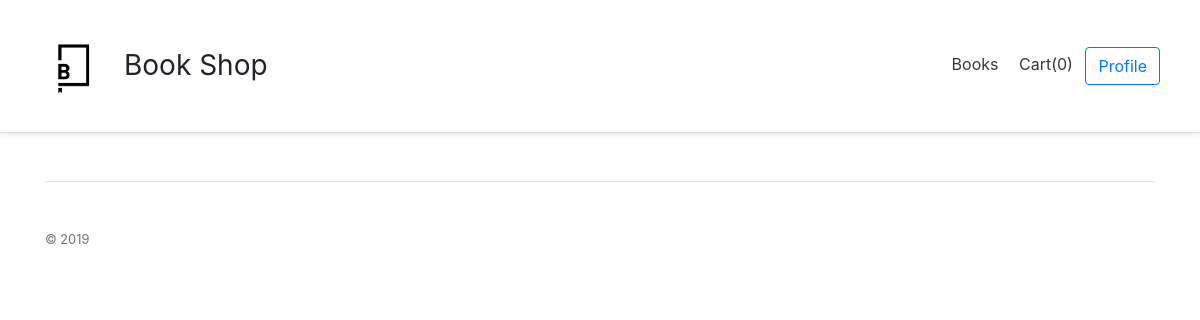
The app's page /profile (signed in), older data.
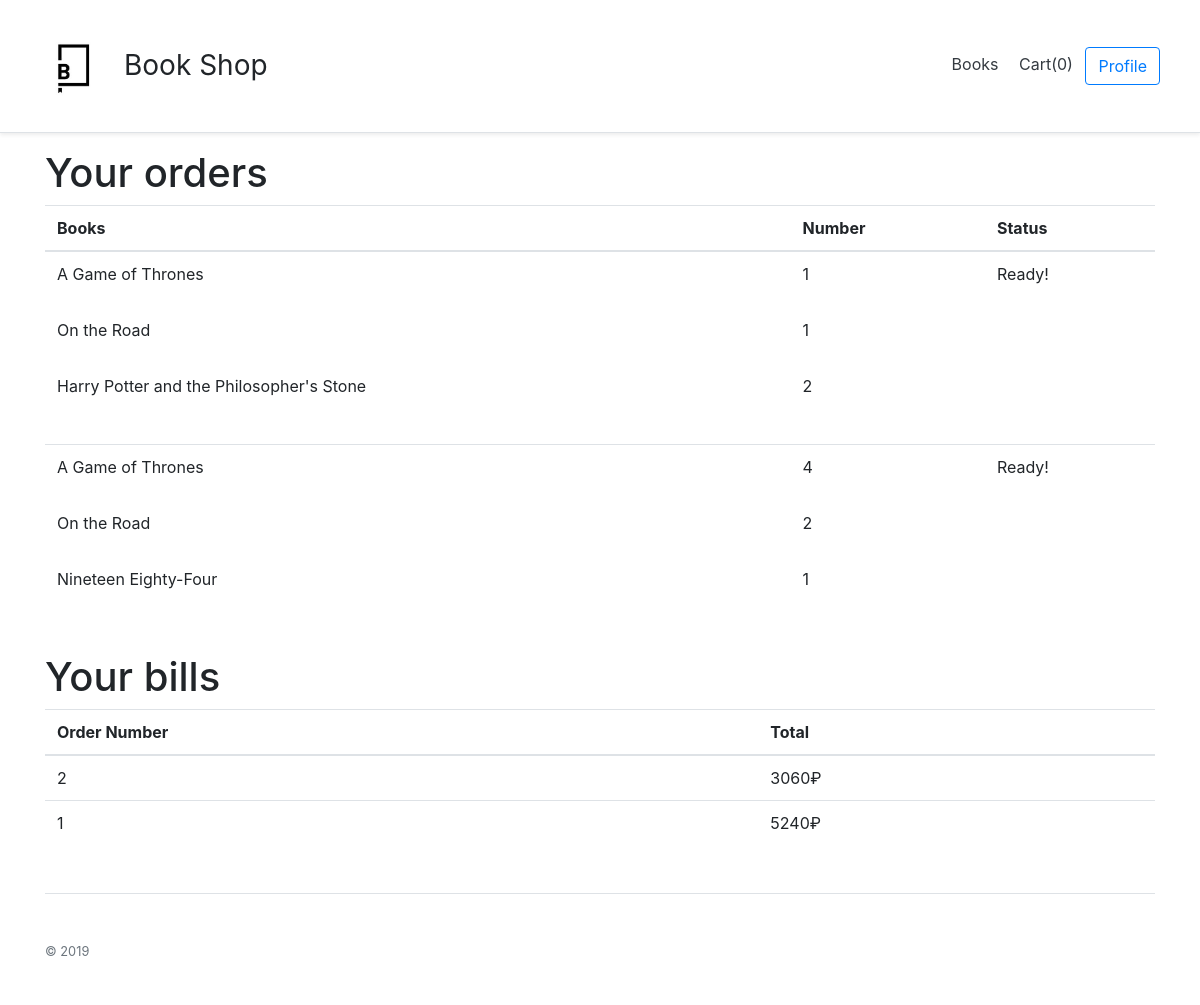
The same page, newer data.
### app/models.py (models this page shows)
class OrderCbooks(db.Model):
    __tablename__ = 'OrderCustomerBooks'
    OrderCId = db.Column(db.Integer, ForeignKey("orderCustomer.id"), primary_key=True)
    BookId = db.Column(db.Integer, ForeignKey("books.id"), primary_key=True)
    numberOfBooks = db.Column( db.Integer)
    book = db.relationship("Book", back_populates="customerOrder")
    order = db.relationship("OrderFromCustomer", back_populates="books")

class Book(db.Model):
    __tablename__ = "books"
    id = db.Column(db.Integer, primary_key=True)
    name = db.Column(db.String(100), index=True, unique=False)
    price = db.Column(db.Integer, index=True, unique=False)
    year = db.Column(db.Integer, index=True, unique=False)
    authors = db.relationship("Author", secondary=BookAuthor, back_populates="books")
    genres = db.relationship("Genre", secondary=BookGenre, back_populates="books")
    providerOrder = db.relationship("OrderPbooks", back_populates="book")
    customerOrder = db.relationship("OrderCbooks", back_populates="book")
    providerPrices = db.relationship("ProvPrices", back_populates="book")
    warehouse = db.relationship("Warehouse", uselist=False, back_populates="book")

class OrderFromCustomer(db.Model):
    __tablename__ = "orderCustomer"
    id = db.Column(db.Integer, primary_key=True)
    CustomerId = db.Column(db.Integer)
    EmployeeId = db.Column(db.Integer)
    books = db.relationship("OrderCbooks", back_populates="order")
    bill = db.relationship("CustomerBill", uselist=False, back_populates="order")

class CustomerBill(db.Model):
    __tablename__ = 'cbill'
    id = db.Column(db.Integer, primary_key=True)
    OrderCId = db.Column(db.Integer, ForeignKey("orderCustomer.id"), unique=True)
    order = db.relationship("OrderFromCustomer", back_populates="bill")
    sum = db.Column(db.Integer)

### app/routes.py (the view)
@app.route('/profile', methods=['POST', 'GET'])
def profile():
    if current_user.is_authenticated:
        orders = OrderFromCustomer.query.filter_by(CustomerId=current_user.id).order_by(OrderFromCustomer.id.desc()).all()
        bills = []
        numberOfBooks = []
        for i in orders:
            if i.bill is not None:
                bills.append(i.bill)
        billen = len(list(bills))
        orderlen = len(list(orders))
        return render_template('profile.html',emp=empl(), title='Cart', ses=sess(), user=current_user,
        orders=orders, bills=bills, billen=billen, orderlen=orderlen, num=numberOfBooks)
    else:
        return redirect(url_for('login'))

### app/models.py (called while the page is built)
@login.user_loader
def load_user(id):
    return User.query.get(int(id))

### app/routes.py (called while the page is built)
def sess():
    if 'cart' in session:
        return len(session['cart'])
    else:
        return 0

def empl():
    if current_user.is_authenticated:
        if current_user.isEmployee:
            return 1
        else: return 0
    else: return 0

### app/templates/profile.html
{% extends "base.html" %}
{% block content %}
{% if orderlen != 0 %}
<h1>Your orders</h1>
<table class="table">
  <thead>
    <tr>
      <th scope="col">Books</th>
      <th scope="col">Number</th>
      <th scope="col">Status</th>
    </tr>
    </thead>
    <tbody>
      {% for order in orders %}
      <tr>
        <td>
          {% for book in order.books %}
            <p>{{ book.book.name }}</p>
          <br>
          {% endfor %}
        </td>
        <td>
          {% for book in order.books %}
            <p>{{ book.numberOfBooks }}</p>
          <br>
          {% endfor %}
        </td>
        <td>
          {% if order.EmployeeId == None %}
            <p>In progress!</p>
          {% else %}
            <p>Ready!</p>
          {% endif %}
        </td>
       </tr>
{% endfor %}
  </tbody>
</table>
{% endif %}
{% if billen != 0 %}
<h1>Your bills</h1>
<table class="table">
  <thead>
    <tr>
      <th scope="col">Order Number</th>
      <th scope="col">Total</th>
    </tr>
    </thead>
    <tbody>
      {% for bill in bills %}
      <tr>
        <td>
          {{ bill.OrderCId}}
        </td>
        <td>
          {{ bill.sum}}₽
        </td>
       </tr>
{% endfor %}
  </tbody>
</table>
{% endif %}
{% endblock %}

Row changes from the older to the newer data that the page shows:
now on this page (row edited): OrderFromCustomer: EmployeeId "Ready!"
now on this page (row edited): OrderCbooks: book.name "A Game of Thrones", numberOfBooks "1"
now on this page (row unchanged): OrderCbooks: book.name "On the Road", numberOfBooks "1"
now on this page (row edited): OrderCbooks: book.name "Harry Potter and the Philosopher's Stone", numberOfBooks "2"
now on this page (row edited): OrderFromCustomer: EmployeeId "Ready!"
now on this page (row edited): OrderCbooks: book.name "A Game of Thrones", numberOfBooks "4"
now on this page (row edited): OrderCbooks: book.name "On the Road", numberOfBooks "2"
now on this page (row unchanged): OrderCbooks: book.name "Nineteen Eighty-Four", numberOfBooks "1"
added CustomerBill: OrderCId "2", sum "3060"
added CustomerBill: OrderCId "1", sum "5240"
Text that changed along with them:
text now shown: "Your orders Books Number Status Your bills Order Number Total"
